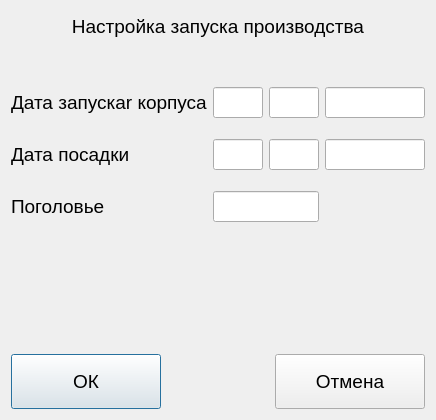
<?xml version="1.0" encoding="UTF-8"?>
<ui version="4.0">
 <class>StartProductionDialog</class>
 <widget class="QDialog" name="StartProductionDialog">
  <property name="geometry">
   <rect>
    <x>0</x>
    <y>0</y>
    <width>400</width>
    <height>420</height>
   </rect>
  </property>
  <property name="font">
   <font>
    <pointsize>14</pointsize>
   </font>
  </property>
  <property name="windowTitle">
   <string>Dialog</string>
  </property>
  <layout class="QGridLayout" name="gridLayout">
   <item row="1" column="0">
    <spacer name="verticalSpacer">
     <property name="orientation">
      <enum>Qt::Vertical</enum>
     </property>
     <property name="sizeType">
      <enum>QSizePolicy::Fixed</enum>
     </property>
     <property name="sizeHint" stdset="0">
      <size>
       <width>20</width>
       <height>40</height>
      </size>
     </property>
    </spacer>
   </item>
   <item row="2" column="0">
    <widget class="QLabel" name="label_2">
     <property name="text">
      <string>Дата запускаr корпуса</string>
     </property>
    </widget>
   </item>
   <item row="0" column="0" colspan="4">
    <widget class="QLabel" name="label">
     <property name="minimumSize">
      <size>
       <width>0</width>
       <height>30</height>
      </size>
     </property>
     <property name="maximumSize">
      <size>
       <width>16777215</width>
       <height>30</height>
      </size>
     </property>
     <property name="text">
      <string>Настройка запуска производства</string>
     </property>
     <property name="alignment">
      <set>Qt::AlignCenter</set>
     </property>
    </widget>
   </item>
   <item row="5" column="0">
    <spacer name="verticalSpacer_3">
     <property name="orientation">
      <enum>Qt::Vertical</enum>
     </property>
     <property name="sizeType">
      <enum>QSizePolicy::Fixed</enum>
     </property>
     <property name="sizeHint" stdset="0">
      <size>
       <width>20</width>
       <height>15</height>
      </size>
     </property>
    </spacer>
   </item>
   <item row="2" column="3">
    <widget class="QClickableLineEdit" name="txtStartYear">
     <property name="minimumSize">
      <size>
       <width>100</width>
       <height>0</height>
      </size>
     </property>
     <property name="maximumSize">
      <size>
       <width>100</width>
       <height>16777215</height>
      </size>
     </property>
    </widget>
   </item>
   <item row="7" column="0">
    <spacer name="verticalSpacer_4">
     <property name="orientation">
      <enum>Qt::Vertical</enum>
     </property>
     <property name="sizeHint" stdset="0">
      <size>
       <width>20</width>
       <height>40</height>
      </size>
     </property>
    </spacer>
   </item>
   <item row="8" column="0" colspan="4">
    <layout class="QHBoxLayout" name="horizontalLayout">
     <item>
      <widget class="QPushButton" name="btnAccept">
       <property name="minimumSize">
        <size>
         <width>150</width>
         <height>55</height>
        </size>
       </property>
       <property name="text">
        <string>ОК</string>
       </property>
       <property name="icon">
        <iconset resource="../../Resources.qrc">
         <normaloff>:/Images/ok.png</normaloff>:/Images/ok.png</iconset>
       </property>
       <property name="iconSize">
        <size>
         <width>42</width>
         <height>42</height>
        </size>
       </property>
      </widget>
     </item>
     <item>
      <spacer name="horizontalSpacer">
       <property name="orientation">
        <enum>Qt::Horizontal</enum>
       </property>
       <property name="sizeHint" stdset="0">
        <size>
         <width>40</width>
         <height>20</height>
        </size>
       </property>
      </spacer>
     </item>
     <item>
      <widget class="QPushButton" name="btnCancel">
       <property name="minimumSize">
        <size>
         <width>150</width>
         <height>55</height>
        </size>
       </property>
       <property name="text">
        <string>Отмена</string>
       </property>
       <property name="icon">
        <iconset resource="../../Resources.qrc">
         <normaloff>:/Images/delete.png</normaloff>:/Images/delete.png</iconset>
       </property>
       <property name="iconSize">
        <size>
         <width>42</width>
         <height>42</height>
        </size>
       </property>
      </widget>
     </item>
    </layout>
   </item>
   <item row="2" column="2">
    <widget class="QClickableLineEdit" name="txtStartMonth">
     <property name="minimumSize">
      <size>
       <width>50</width>
       <height>0</height>
      </size>
     </property>
     <property name="maximumSize">
      <size>
       <width>50</width>
       <height>16777215</height>
      </size>
     </property>
    </widget>
   </item>
   <item row="6" column="0">
    <widget class="QLabel" name="label_4">
     <property name="text">
      <string>Поголовье</string>
     </property>
    </widget>
   </item>
   <item row="4" column="0">
    <widget class="QLabel" name="label_3">
     <property name="text">
      <string>Дата посадки</string>
     </property>
    </widget>
   </item>
   <item row="3" column="0">
    <spacer name="verticalSpacer_2">
     <property name="orientation">
      <enum>Qt::Vertical</enum>
     </property>
     <property name="sizeType">
      <enum>QSizePolicy::Fixed</enum>
     </property>
     <property name="sizeHint" stdset="0">
      <size>
       <width>20</width>
       <height>15</height>
      </size>
     </property>
    </spacer>
   </item>
   <item row="2" column="1">
    <widget class="QClickableLineEdit" name="txtStartDay">
     <property name="minimumSize">
      <size>
       <width>50</width>
       <height>0</height>
      </size>
     </property>
     <property name="maximumSize">
      <size>
       <width>50</width>
       <height>16777215</height>
      </size>
     </property>
    </widget>
   </item>
   <item row="4" column="1">
    <widget class="QClickableLineEdit" name="txtPlendingDay">
     <property name="minimumSize">
      <size>
       <width>50</width>
       <height>0</height>
      </size>
     </property>
     <property name="maximumSize">
      <size>
       <width>50</width>
       <height>16777215</height>
      </size>
     </property>
    </widget>
   </item>
   <item row="4" column="2">
    <widget class="QClickableLineEdit" name="txtPlendingMonth">
     <property name="minimumSize">
      <size>
       <width>50</width>
       <height>0</height>
      </size>
     </property>
     <property name="maximumSize">
      <size>
       <width>50</width>
       <height>16777215</height>
      </size>
     </property>
    </widget>
   </item>
   <item row="4" column="3">
    <widget class="QClickableLineEdit" name="txtPlendingYear">
     <property name="minimumSize">
      <size>
       <width>100</width>
       <height>0</height>
      </size>
     </property>
     <property name="maximumSize">
      <size>
       <width>100</width>
       <height>16777215</height>
      </size>
     </property>
    </widget>
   </item>
   <item row="6" column="1" colspan="2">
    <widget class="QClickableLineEdit" name="txtHeadsCount"/>
   </item>
  </layout>
 </widget>
 <customwidgets>
  <customwidget>
   <class>QClickableLineEdit</class>
   <extends>QLineEdit</extends>
   <header location="global">Controls/qclickablelineedit.h</header>
  </customwidget>
 </customwidgets>
 <resources>
  <include location="../../Resources.qrc"/>
 </resources>
 <connections/>
</ui>
